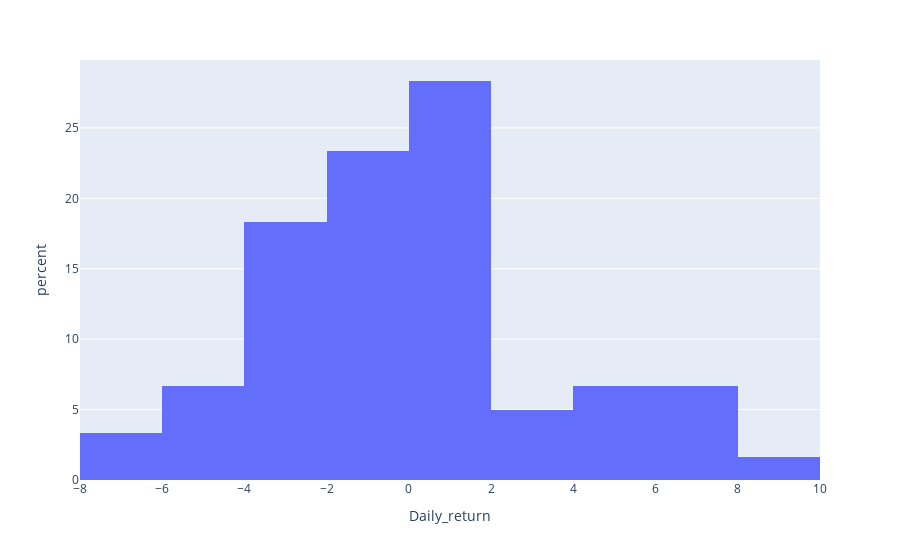

Notebook code for this chart:
### Code cell
dfig = go.Figure()
px.histogram(df.head(60), x="Daily_return",histnorm='percent')

### Figure 1 — Plotly figure (JSON) as saved in the notebook; plotly's stock layout.template omitted (floating-point values rounded to 4 significant figures)
{"data": [{"alignmentgroup": "True", "bingroup": "x", "histnorm": "percent", "hovertemplate": "Daily_return=%{x}<br>percent=%{y}<extra></extra>", "legendgroup": "", "marker": {"color": "#636efa", "pattern": {"shape": ""}}, "name": "", "offsetgroup": "", "orientation": "v", "showlegend": false, "type": "histogram", "x": [-0.9955, 1.256, -6.451, -3.183, -4.11, -0.8576, 5.763, 0.8178, -3.244, -1.955, 9.402, -2.344, -2.133, -1.907, 1.112, -3.846, -6.571, -5.505, 1.942, 7.302, 5.622, 6.722, -5.512, -1.389, -4.225, 3.235, -3.133, 1.47, 0.29, -1.734, -2.059, 3.002, -3.498, -0.6045, 1.825, -1.493, -0.3032, -2.128, 1.863, -1.829, 6.602, 0.8926, 1.475, -1.745, -1.48, 1.502, 0.5922, -1.176, -1.786, -3.03, -3.125, 1.613, 0.6343, 1.893, 4.953, 6.195, 0, 3.889, 0.8019, 4.509], "xaxis": "x", "yaxis": "y"}], "layout": {"barmode": "relative", "legend": {"tracegroupgap": 0}, "margin": {"t": 60}, "xaxis": {"anchor": "y", "domain": [0, 1], "title": {"text": "Daily_return"}}, "yaxis": {"anchor": "x", "domain": [0, 1], "title": {"text": "percent"}}}}
